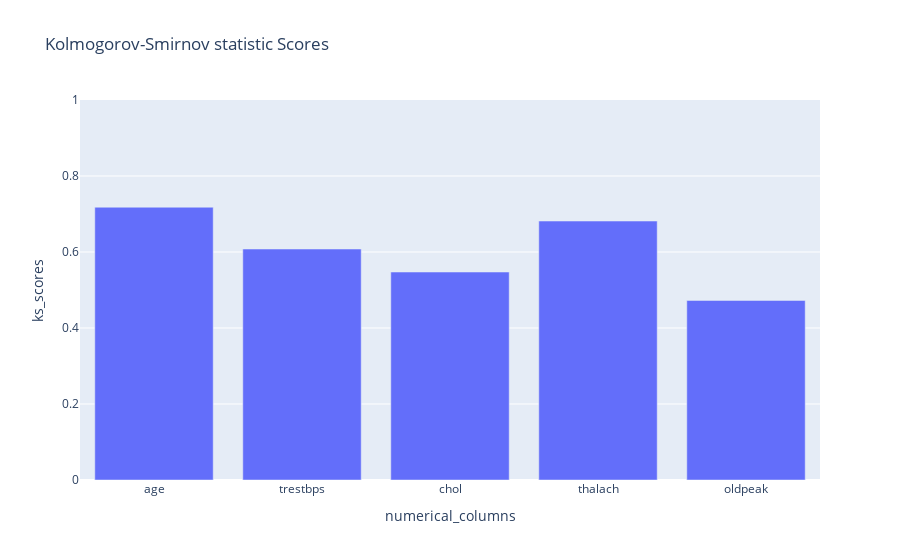

Notebook source saved alongside this figure:
### Code cell
ks_figure

### Figure 1 — Plotly figure (JSON) as saved in the notebook; plotly's stock layout.template omitted (floating-point values rounded to 4 significant figures)
{"data": [{"alignmentgroup": "True", "hovertemplate": "numerical_columns=%{x}<br>ks_scores=%{y}<extra></extra>", "legendgroup": "", "marker": {"color": "#636efa", "pattern": {"shape": ""}}, "name": "", "offsetgroup": "", "orientation": "v", "showlegend": false, "textposition": "inside", "type": "bar", "x": ["age", "trestbps", "chol", "thalach", "oldpeak"], "xaxis": "x", "y": [0.7178, 0.6078, 0.5473, 0.6815, 0.4725], "yaxis": "y"}], "layout": {"barmode": "relative", "legend": {"tracegroupgap": 0}, "title": {"text": "Kolmogorov-Smirnov statistic Scores"}, "xaxis": {"anchor": "y", "domain": [0, 1], "title": {"text": "numerical_columns"}}, "yaxis": {"anchor": "x", "domain": [0, 1], "range": [0, 1], "title": {"text": "ks_scores"}}}}
